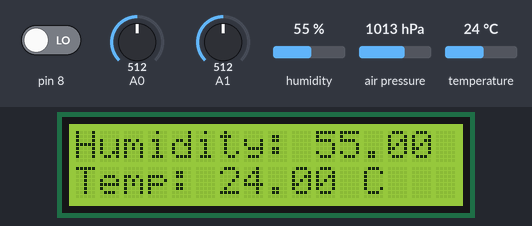
Bench run of a sketch on a simulated Arduino Uno, built with avr-gcc and run on an emulated ATmega328P. Shown: 16×2 character LCD. The inputs (shaded band) are chosen by the test bench; at power-on: humidity 55 %, air pressure 1013 hPa, A1 = 512, temperature 24 °C, pin 8 LOW, A0 = 512. The modem accepts every AT command (registered, SIM ready, sends succeed) and sends nothing else; what the sketch prints to the serial monitor is not drawn.

Above: at 11.3 s.
11.4 s: humidity set to 22 %
At 24.7 s:
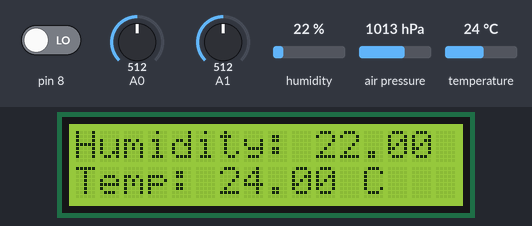
25.1 s: air pressure set to 952 hPa
At 34.4 s:
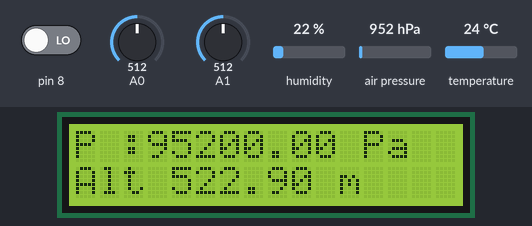
38.0 s: A1 set to 493
At 51.8 s:
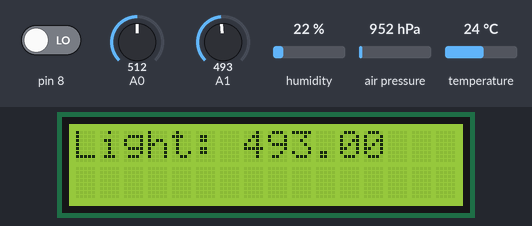
51.9 s: temperature set to 12 °C
At 62.9 s:
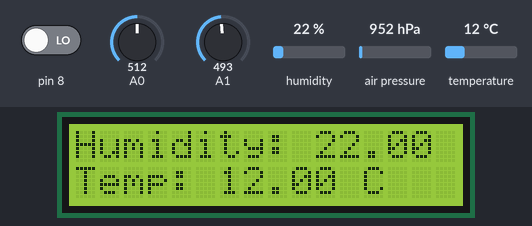
65.8 s: air pressure set to 975 hPa
At 73.9 s:
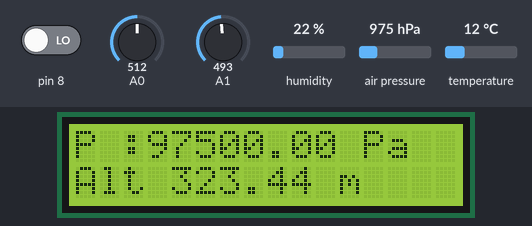
Timing chart, 0 to 75.4 s (numbered marks = the images above; inputs shaded):
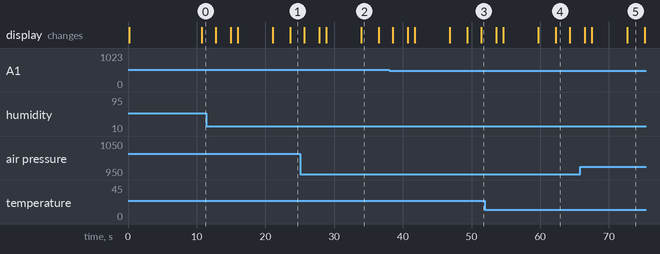

The sketch:

Weather_Station_Using_Arduino_Group3.ino
```cpp
//Libraries
#include <DHT.h>
#include <SoftwareSerial.h>
#include <Adafruit_Sensor.h>
#include <Adafruit_BMP280.h>
#define DEBUG true
SoftwareSerial esp8266(9,10);
#include <LiquidCrystal_PCF8574.h>

LiquidCrystal_PCF8574 lcd(0x27);  // set the LCD address to 0x27 for a 16 chars and 2 line display

//Constants
#define DHTPIN 7     // what pin we're connected to
#define DHTTYPE DHT22   // DHT 22  (AM2302)
DHT dht(DHTPIN, DHTTYPE); //// Initialize DHT sensor for normal 16mhz Arduino
Adafruit_BMP280 bmp;

#define SSID "a"     // "SSID-WiFiname"
#define PASS "11111111"       // "password"
#define IP "184.106.153.149"// thingspeak.com ip
String msg = "GET /update?key=BK3YJQUG7548CWCQ";

//Variables
int chk;
float hum;  //Stores humidity value
float temp; //Stores temperature value
float light;
int UV_I;
float Pressure,Altitude;
float ratio = 0;
float concentration = 0;
unsigned long starttime;
unsigned long duration;
unsigned long sampletime_ms = 2000;
unsigned long lowpulseoccupancy = 0;


void setup()
{
  lcd.setBacklight(255);
  Serial.begin(9600);
  pinMode(A1,INPUT);
  pinMode(8,INPUT);
  dht.begin();
  starttime = millis();
  lcd.begin(16, 2);
  lcd.print("Group-3");
  delay(100);
  lcd.setCursor(0,1);
  lcd.print("Connecting...");
  Serial.begin(9600); //or use default 115200.
  esp8266.begin(115200);
  Serial.println("AT");
  esp8266.println("AT");
  delay(3000);
  if(esp8266.find("OK")){
    connectWiFi();
  }
}

void loop()
{
  int sensorValue;
  long  sum=0;
  float Vsig;
  delay(500);
  lcd.clear();
  lcd.display();

  //Humidity & Temperature
  hum = dht.readHumidity();
  temp= dht.readTemperature();
  lcd.setCursor(0, 0);
  lcd.print("Humidity: ");
  lcd.print(hum);
  lcd.setCursor(0, 1);
  lcd.print("Temp: ");
  lcd.print(temp);
  lcd.println(" C");

  //Light
  light=analogRead(A1);
  delay(2000);
  lcd.clear();
  lcd.print("Light: ");
  lcd.print(light);

  //UV
  for(int i=0;i<1024;i++){
    sensorValue=analogRead(A0);
    sum=sensorValue+sum;
    delay(2);
  }
  sum = sum >> 10;
  Vsig = sum*4980.0/1023.0; // Vsig is the value of voltage measured from the SIG pin of the Grove interface
  lcd.setCursor(0, 1);
  if (Vsig < 50) {
    lcd.print("UV Index: 0 ");
    UV_I=0;
  }
  if (Vsig > 50 && Vsig < 227) {
    lcd.print("UV Index: 1 ");
    UV_I=1;
  }
  if (Vsig > 227 && Vsig < 318) {
    lcd.print("UV Index: 2 ");
    UV_I=2;
  }
  if (Vsig > 318 && Vsig < 408) {
    lcd.print("UV Index: 3 ");
    UV_I=3;
  }
  if (Vsig > 408 && Vsig < 503) {
    lcd.print("UV Index: 4 ");
    UV_I=4;
 }
if (Vsig > 503 && Vsig < 606) {
    lcd.print("UV Index: 5 ");
    UV_I=5;
 }
if (Vsig > 606 && Vsig < 696) {
    lcd.print("UV Index: 6 ");
    UV_I=6;
 }
if (Vsig > 696 && Vsig < 795) {
    lcd.print("UV Index: 7 ");
    UV_I=7;
 }
if (Vsig > 795 && Vsig < 881) {
    lcd.print("UV Index: 8 ");
    UV_I=8;
 }
if (Vsig > 881 && Vsig < 976) {
    lcd.print("UV Index: 9 ");
    UV_I=9;
 }
if (Vsig > 976 && Vsig < 1079) {
    lcd.print("UV Index: 10 ");
    UV_I=10;
 }
if (Vsig > 1079 && Vsig < 1170) {
    lcd.print("UV Index: 11 ");
    UV_I=11;
 }
if (Vsig > 1170) {
    lcd.print("UV Index: 11+ ");
    UV_I=12;
 }

  //dust
  lcd.setCursor(0, 0);
  lcd.clear();
  duration = pulseIn(8, LOW);
  lowpulseoccupancy = lowpulseoccupancy+duration;
  if ((millis()-starttime) >= sampletime_ms) //if the sampel time = = 30s
  {
    ratio = lowpulseoccupancy/(sampletime_ms*10.0);
    concentration = 1.1*pow(ratio,3)-3.8*pow(ratio,2)+520*ratio+0.62;
    lcd.print("Conc : ");
    lcd.print(concentration);
    lcd.setCursor(0,1);
    lcd.print(" pcs/0.01cf");
    lcd.print("\n");
    lowpulseoccupancy = 0;
    starttime = millis();
  }
  delay(2000);
    update();

  //Barometer
  lcd.clear();
  lcd.display();
  lcd.print(F("P :"));
  Pressure = bmp.readPressure();
  lcd.print(Pressure);
  lcd.print(" Pa");
  lcd.setCursor(0, 1);
  lcd.print(F("Alt "));
  Altitude = bmp.readAltitude(1013.25);
  lcd.print(Altitude); // this should be adjusted to your local forcase
  lcd.print(" m");
  lcd.setCursor(0, 0);
  delay(2000);
}

void update(){
  String cmd = "AT+CIPSTART=\"TCP\",\"";
  cmd += IP;
  cmd += "\",80";
  Serial.println(cmd);
  esp8266.println(cmd);
  delay(2000);
  if(esp8266.find("Error")){
    return;
  }
  cmd = msg ;
  cmd += "&field1=";
  cmd += hum;
  cmd += "&field2=";
  cmd += temp;
  cmd += "&field3=";
  cmd += light;
  cmd += "&field4=";
  cmd += UV_I;
  cmd += "&field5=";
  cmd += concentration;
  cmd += "\r\n";
  cmd += "&field6=";
  cmd += Pressure;
  cmd += "\r\n";
  cmd += "&field7=";
  cmd += Altitude;
  cmd += "\r\n";
  Serial.print("AT+CIPSEND=");
  esp8266.print("AT+CIPSEND=");
  Serial.println(cmd.length());
  esp8266.println(cmd.length());
  Serial.print(cmd);
  esp8266.print(cmd);

}

boolean connectWiFi(){
  Serial.println("AT+CWMODE=1");
  esp8266.println("AT+CWMODE=1");
  delay(2000);
  String cmd="AT+CWJAP=\"";
  cmd+=SSID;
  cmd+="\",\"";
  cmd+=PASS;
  cmd+="\"";
  Serial.println(cmd);
  esp8266.println(cmd);
  delay(5000);
  if(esp8266.find("OK")){
    Serial.println("OK");
    return true;
  }else{
    return false;
  }
}
```

Measured:
- what the display in image 2 shows lasts 2.5 s, from 34.0 s to 36.5 s
- what the display in image 4 shows lasts 2.0 s, from 62.3 s to 64.3 s
